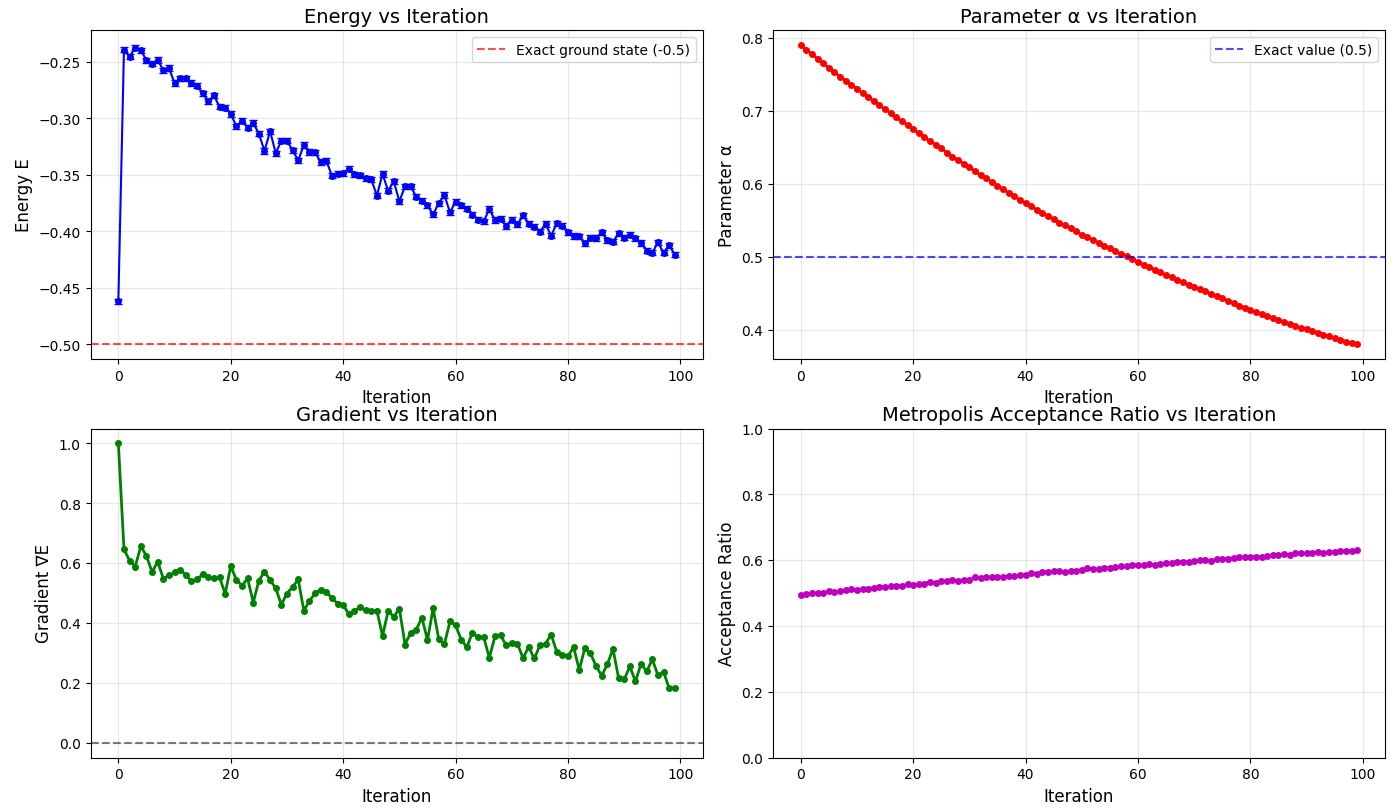

Generate this figure with Python:
import numpy as np
import matplotlib.pyplot as plt

# ---------- simulation parameters ----------
n_walkers = 200
n_steps = 500
step_size = 0.5  # reduced step size for stability
alpha = 0.8
learning_rate = 0.01  # reduced learning rate
dim = 3
max_iter = 100
eps = 1e-8  # prevent division by zero

# ---------- store results for each iteration ----------
iterations = []
energies = []
alphas = []
gradients = []
accept_ratios = []

# ---------- initial walkers ----------
walkers = np.random.randn(n_walkers, dim) * 2.0  # wider initial distribution

# ---------- wave function ----------
def psi(r, alpha):
    r_norm = np.linalg.norm(r)
    return np.exp(-alpha * r_norm**2)

# ---------- correct local energy ----------
def local_energy(r, alpha):
    r_norm = np.linalg.norm(r)
    # prevent division by zero
    r_norm = max(r_norm, eps)
    
    # Kinetic term: -1/2 ∇²ψ/ψ
    # For ψ = exp(-αr²)
    # ∇²ψ/ψ = 4α²r² - 6α
    kinetic = -0.5 * (4 * alpha**2 * r_norm**2 - 6 * alpha)
    
    # Potential term: -1/r
    potential = -1.0 / r_norm
    
    return kinetic + potential

# ---------- local operator O = d/dα ln|ψ|^2 ----------
def local_operator(r, alpha):
    r_norm = np.linalg.norm(r)
    return -r_norm**2

print("Starting optimization...")
print("=" * 80)

# ---------- optimization loop ----------
for iteration in range(max_iter):
    
    E_list = []
    O_list = []
    accepted = 0
    
    # ----- Metropolis sampling -----
    for step in range(n_steps):
        for i in range(n_walkers):
            
            r_old = walkers[i].copy()
            
            # proposal move (using normal distribution)
            proposal = r_old + step_size * np.random.randn(dim)
            
            # compute probability density ratio
            p_old = psi(r_old, alpha)**2
            p_new = psi(proposal, alpha)**2
            
            # Metropolis acceptance criterion
            if p_old > 0:
                A = min(1.0, p_new / p_old)
            else:
                A = 1.0
            
            if np.random.rand() < A:
                walkers[i] = proposal
                accepted += 1
            
            # compute energy and local operator for current configuration
            r = walkers[i]
            E = local_energy(r, alpha)
            O = local_operator(r, alpha)
            
            E_list.append(E)
            O_list.append(O)
    
    # ----- compute statistics -----
    E_list = np.array(E_list)
    O_list = np.array(O_list)
    
    # check for NaN or infinity
    if np.any(np.isnan(E_list)) or np.any(np.isinf(E_list)):
        print(f"\nIteration {iteration}: Detected NaN or infinity!")
        print(f"Energy statistics: min={np.min(E_list):.3f}, max={np.max(E_list):.3f}")
        break
    
    # compute mean and error
    E_mean = np.mean(E_list)
    E_error = np.std(E_list) / np.sqrt(len(E_list))
    
    O_mean = np.mean(O_list)
    EO_mean = np.mean(E_list * O_list)
    
    # compute gradient (derivative of energy with respect to alpha)
    # dE/dα = 2(⟨E·O⟩ - ⟨E⟩⟨O⟩)
    grad = 2 * (EO_mean - E_mean * O_mean)
    
    # gradient clipping to prevent too large updates
    grad = np.clip(grad, -1.0, 1.0)
    
    # update alpha
    old_alpha = alpha
    alpha -= learning_rate * grad
    
    # ensure alpha stays positive
    alpha = max(alpha, 0.01)
    
    # compute acceptance ratio
    acc_ratio = accepted / (n_walkers * n_steps)
    
    # store results
    iterations.append(iteration)
    energies.append(E_mean)
    alphas.append(alpha)
    gradients.append(grad)
    accept_ratios.append(acc_ratio)
    
    # print progress
    print(f"Iter {iteration:3d} | "
          f"E = {E_mean:10.6f} ± {E_error:8.6f} | "
          f"α = {alpha:8.5f} | "
          f"∇ = {grad:10.6f} | "
          f"accept = {acc_ratio:.3f}")
    
    # check convergence
    if iteration > 0 and abs(grad) < 1e-3:
        print(f"\nGradient small, possibly converged")

print("=" * 80)
print(f"Optimization completed, {len(iterations)} iterations")

# ---------- plot results ----------
fig, axes = plt.subplots(2, 2, figsize=(14, 10))

# Energy vs iteration
ax1 = axes[0, 0]
ax1.errorbar(iterations, energies, yerr=E_error, fmt='o-', 
             color='blue', capsize=3, markersize=4)
ax1.set_xlabel('Iteration', fontsize=12)
ax1.set_ylabel('Energy E', fontsize=12)
ax1.set_title('Energy vs Iteration', fontsize=14)
ax1.grid(True, alpha=0.3)
ax1.axhline(y=-0.5, color='r', linestyle='--', alpha=0.7, label='Exact ground state (-0.5)')
ax1.legend()

# Parameter alpha vs iteration
ax2 = axes[0, 1]
ax2.plot(iterations, alphas, 'ro-', linewidth=2, markersize=4)
ax2.set_xlabel('Iteration', fontsize=12)
ax2.set_ylabel('Parameter α', fontsize=12)
ax2.set_title('Parameter α vs Iteration', fontsize=14)
ax2.grid(True, alpha=0.3)
ax2.axhline(y=0.5, color='b', linestyle='--', alpha=0.7, label='Exact value (0.5)')
ax2.legend()

# Gradient vs iteration
ax3 = axes[1, 0]
ax3.plot(iterations, gradients, 'go-', linewidth=2, markersize=4)
ax3.set_xlabel('Iteration', fontsize=12)
ax3.set_ylabel('Gradient ∇E', fontsize=12)
ax3.set_title('Gradient vs Iteration', fontsize=14)
ax3.grid(True, alpha=0.3)
ax3.axhline(y=0, color='k', linestyle='--', alpha=0.5)

# Acceptance ratio vs iteration
ax4 = axes[1, 1]
ax4.plot(iterations, accept_ratios, 'mo-', linewidth=2, markersize=4)
ax4.set_xlabel('Iteration', fontsize=12)
ax4.set_ylabel('Acceptance Ratio', fontsize=12)
ax4.set_title('Metropolis Acceptance Ratio vs Iteration', fontsize=14)
ax4.grid(True, alpha=0.3)
ax4.set_ylim([0, 1])

plt.tight_layout()
plt.show()

# ---------- final results analysis ----------
print("\n" + "="*50)
print("Final Results Analysis:")
print(f"Final energy: {energies[-1]:.6f} ± {E_error:.6f}")
print(f"Theoretical ground state energy: -0.5")
print(f"Energy error: {energies[-1] + 0.5:.6f}")

print(f"\nFinal alpha: {alphas[-1]:.6f}")
print(f"Theoretical optimal alpha: 0.5")
print(f"Alpha error: {alphas[-1] - 0.5:.6f}")
